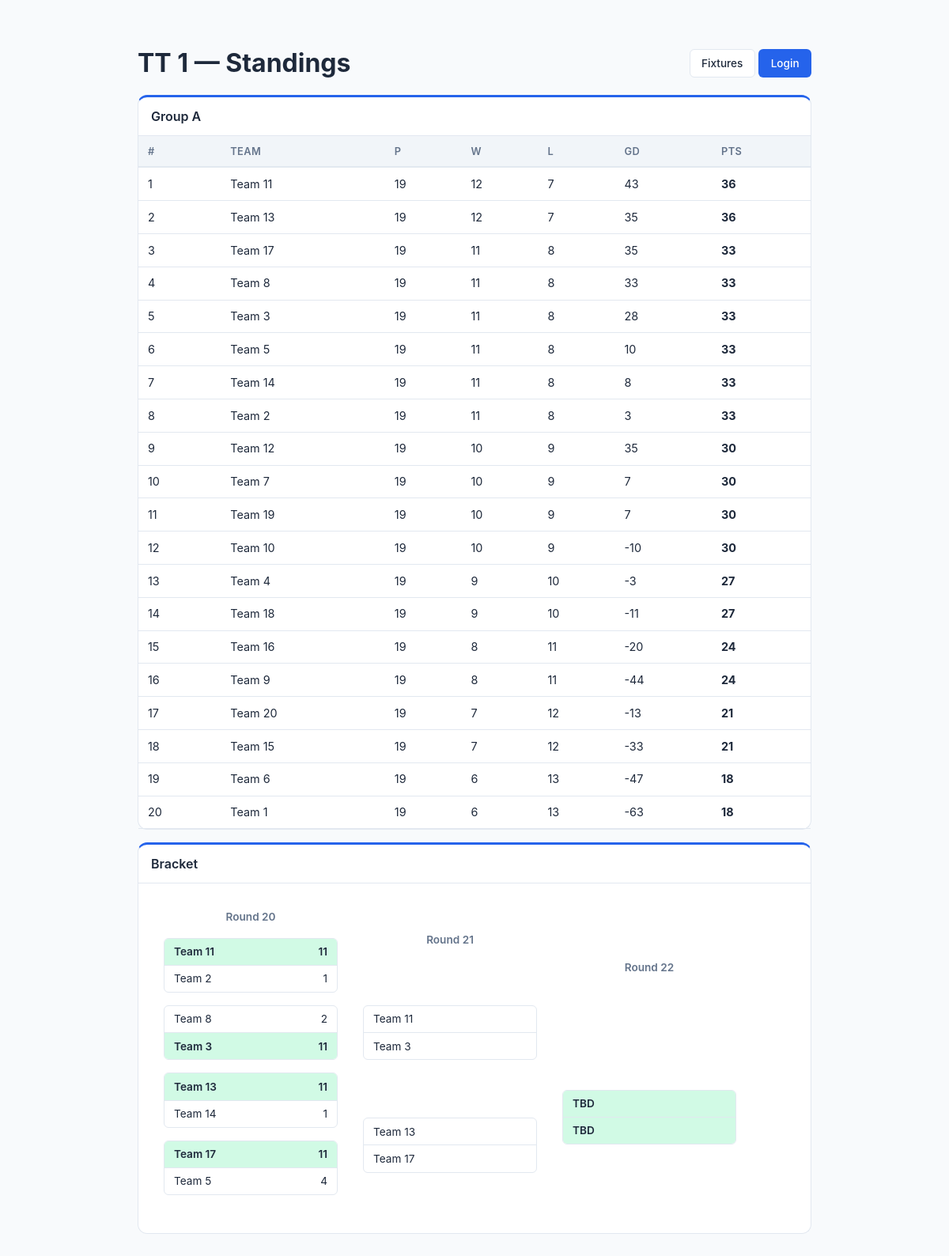
The page /public/standings/ on the database its author committed.
### core/models.py (models this page shows, shortened)
class Tournament(models.Model):
    FORMAT_CHOICES = [
        ("round_robin", "Round Robin"),
        ("double_round_robin", "Double Round Robin"),
        ("knockout", "Knockout"),
        ("double_elimination", "Double Elimination"),
        ("consolation", "Consolation"),
        ("hybrid", "Hybrid (Groups + Knockout)"),
    ]
    SPORT_CHOICES = [
        ("badminton", "Badminton"),
        ("tennis", "Tennis"),
        ("volleyball", "Volleyball"),
        ("basketball", "Basketball"),
        ("soccer", "Soccer"),
        ("cricket", "Cricket"),
        ("table_tennis", "Table Tennis"),
        ("other", "Other"),
    ]
    WITHDRAWAL_POLICY_CHOICES = [
        ("forfeit", "Forfeit remaining matches"),
        ("void", "Void remaining matches"),
    ]
    name = models.CharField(max_length=200)
    sport_type = models.CharField(
        max_length=30, choices=SPORT_CHOICES, default="other",
        help_text="Type of sport for this tournament",
    )
    format = models.CharField(max_length=30, choices=FORMAT_CHOICES)
    players_per_team = models.IntegerField(
        default=1, help_text="Number of players required per team",
    )
    status = models.CharField(
        max_length=20,
        choices=[
            ("setup", "Setup"),
            ("registration_open", "Registration Open"),
            ("ready", "Ready for Scheduling"),
            ("scheduled", "Schedule Draft Ready"),
            ("active", "Active"),
            ("completed", "Completed"),
        ],
        default="setup",
    )
    created_at = models.DateTimeField(auto_now_add=True)
    started_at = models.DateTimeField(null=True, blank=True)
    completed_at = models.DateTimeField(null=True, blank=True)
    start_date = models.DateField(
        default=timezone.localdate,
        null=True,
        blank=True,
        help_text="Date from which automatic scheduling should begin",
    )
    expected_teams_count = models.PositiveIntegerField(
        default=0,
        blank=True,
        help_text="Expected number of teams before the tournament can start",
    )
    points_per_win = models.IntegerField(default=3)
    points_per_loss = models.IntegerField(default=0)
    points_per_draw = models.IntegerField(default=1)
    tiebreaker_order = models.TextField(
        default='["game_diff", "games_won", "head_to_head"]'
    )
    num_groups = models.IntegerField(default=2, help_text="For hybrid format")
    teams_per_group_advance = models.IntegerField(
        default=2, help_text="Teams advancing from each group"
    )
    withdrawal_policy = models.CharField(
        max_length=20, choices=WITHDRAWAL_POLICY_CHOICES, default="forfeit"
    )
    default_match_duration = models.IntegerField(
        default=30, help_text="Minutes per match"
    )
    champion = models.ForeignKey(
        "Team",
        null=True,
        blank=True,
        on_delete=models.SET_NULL,
        related_name="championships",
        help_text="Team that won the tournament",
    )
    def get_tiebreaker_order(self):
        return json.loads(self.tiebreaker_order)

class Team(models.Model):
    STATUS_CHOICES = [
        ("active", "Active"),
        ("withdrawn", "Withdrawn"),
    ]
    user = models.ForeignKey(User, on_delete=models.CASCADE, related_name="captained_teams")
    tournament = models.ForeignKey(
        Tournament, on_delete=models.CASCADE, related_name="teams"
    )
    name = models.CharField(max_length=100)
    department = models.CharField(max_length=120, blank=True, default="")
    status = models.CharField(max_length=20, choices=STATUS_CHOICES, default="active")
    withdrawn_at = models.DateTimeField(null=True, blank=True)
    group = models.CharField(max_length=5, blank=True, default="")
    preferred_courts = models.ManyToManyField(Court, blank=True, related_name="preferred_by")
    availability_notes = models.TextField(blank=True, default="")
    seed = models.IntegerField(default=0)
    class Meta:
        unique_together = [["tournament", "name"], ["tournament", "user"]]

class Match(models.Model):
    STATUS_CHOICES = [
        ("upcoming", "Upcoming"),
        ("in_progress", "In Progress"),
        ("pending_confirmation", "Pending Confirmation"),
        ("confirmed", "Done"),
        ("disputed", "Disputed"),
        ("cancelled", "Cancelled"),
        ("forfeited", "Forfeited"),
        ("bye", "Bye"),
    ]
    tournament = models.ForeignKey(
        Tournament, on_delete=models.CASCADE, related_name="matches"
    )
    match_number = models.IntegerField()
    team1 = models.ForeignKey(
        Team, on_delete=models.CASCADE, related_name="home_matches", null=True, blank=True
    )
    team2 = models.ForeignKey(
        Team, on_delete=models.CASCADE, related_name="away_matches", null=True, blank=True
    )
    court = models.ForeignKey(
        Court, on_delete=models.SET_NULL, null=True, blank=True, related_name="matches"
    )
    scheduled_time = models.DateTimeField(null=True, blank=True)
    scheduled_end_time = models.DateTimeField(null=True, blank=True)
    status = models.CharField(max_length=25, choices=STATUS_CHOICES, default="upcoming")
    score_team1 = models.IntegerField(null=True, blank=True)
    score_team2 = models.IntegerField(null=True, blank=True)
    submitted_by = models.ForeignKey(
        Team, on_delete=models.SET_NULL, null=True, blank=True, related_name="submitted_scores"
    )
    confirmed_by = models.ForeignKey(
        Team, on_delete=models.SET_NULL, null=True, blank=True, related_name="confirmed_scores"
    )
    winner = models.ForeignKey(
        Team, on_delete=models.SET_NULL, null=True, blank=True, related_name="won_matches"
    )
    notes = models.TextField(blank=True, default="")
    round_number = models.IntegerField(default=1)
    bracket_position = models.IntegerField(default=0)
    bracket_type = models.CharField(max_length=20, default="winners")
    next_match = models.ForeignKey(
        "self", on_delete=models.SET_NULL, null=True, blank=True, related_name="previous_matches"
    )
    group = models.CharField(max_length=5, blank=True, default="")
    created_at = models.DateTimeField(auto_now_add=True)
    updated_at = models.DateTimeField(auto_now=True)
    class Meta:
        ordering = ["match_number"]

### core/views.py (the view)
# urls.py: path("public/standings/", views.public_standings, name="public_standings"),
def public_standings(request):
    tournament = _get_tournament(request)
    if not tournament:
        return render(request, "core/public_standings.html", {})
    context = {"tournament": tournament}
    if tournament.format in ("round_robin", "double_round_robin", "hybrid"):
        if tournament.format == "hybrid":
            groups = sorted(set(tournament.teams.exclude(group="").values_list("group", flat=True)))
            context["group_standings"] = {g: calculate_standings(tournament, group=g) for g in groups}
            ko_matches = tournament.matches.filter(group="", bracket_type="winners")
            if ko_matches.exists():
                context["bracket"] = get_bracket_data(tournament)
        else:
            context["standings"] = calculate_standings(tournament)
    if tournament.format in ("knockout", "double_elimination", "consolation"):
        context["bracket"] = get_bracket_data(tournament)
    return render(request, "core/public_standings.html", context)

### core/standings.py (called while the page is built)
def _sort_key(standing, tiebreakers):
    key = [standing["points"]]
    for tb in tiebreakers:
        if tb == "game_diff":
            key.append(standing["game_diff"])
        elif tb == "games_won":
            key.append(standing["games_won"])
        elif tb == "head_to_head":
            key.append(0)  # Simplified; would need pairwise comparison
    return tuple(key)

def get_bracket_data(tournament):
    matches = tournament.matches.filter(bracket_type="winners", group="").order_by("round_number", "bracket_position")
    rounds = defaultdict(list)
    for m in matches:
        rounds[m.round_number].append(m)
    return dict(sorted(rounds.items()))

### core/views.py (called while the page is built, shortened)
def _get_available_tournaments():
    return Tournament.objects.annotate(
        team_count=Count("teams", distinct=True),
        match_count=Count("matches", distinct=True),
    ).annotate(
        status_rank=db_models.Case(
            db_models.When(status="active", then=db_models.Value(0)),
            db_models.When(status="registration_open", then=db_models.Value(1)),
            db_models.When(status="ready", then=db_models.Value(2)),
            db_models.When(status="scheduled", then=db_models.Value(3)),
            db_models.When(status="setup", then=db_models.Value(4)),
            db_models.When(status="completed", then=db_models.Value(5)),
            default=db_models.Value(6),
            output_field=db_models.IntegerField(),
        )
    ).order_by("status_rank", "-created_at")

def _get_tournament(request=None):
    tournaments = Tournament.objects.all()
    return _get_available_tournaments().first()

### templates/core/public_standings.html (shortened to what this page needs)
{% load static %}
<!DOCTYPE html>
<html lang="en">
<head>
    <link rel="stylesheet" href="{% static 'css/style.css' %}">
</head>
<body>
<div class="content" style="max-width:900px;margin:2rem auto;">
    <div class="d-flex justify-between align-center mb-2">
        <h1>{% if tournament %}{{ tournament.name }}{% endif %} — Standings</h1>
        <div>
            <a href="{% url 'public_fixtures' %}" class="btn btn-outline">Fixtures</a>
            <a href="{% url 'login' %}" class="btn btn-primary">Login</a>
        </div>
    </div>
    {% if group_standings %}
    {% for g, st in group_standings.items %}
    <div class="card">
        <div class="card-header">Group {{ g }}</div>
        <div class="table-container">
        <table>
            <thead><tr><th>#</th><th>Team</th><th>P</th><th>W</th><th>L</th><th>GD</th><th>Pts</th></tr></thead>
            <tbody>
            {% for s in st %}
            <tr><td>{{ s.rank }}</td><td>{{ s.team.name }}</td><td>{{ s.played }}</td><td>{{ s.wins }}</td><td>{{ s.losses }}</td><td>{{ s.game_diff }}</td><td><strong>{{ s.points }}</strong></td></tr>
            {% endfor %}
            </tbody>
        </table>
        </div>
    </div>
    {% endfor %}
    {% endif %}
    {% if bracket %}
    <div class="card">
        <div class="card-header">Bracket</div>
        <div class="card-body">
            <div class="bracket-container" style="display:flex;">
                {% for round_num, matches in bracket.items %}
                <div class="bracket-round">
                    <div class="bracket-round-title">Round {{ round_num }}</div>
                    {% for m in matches %}
                    <div class="bracket-match">
                        <div class="bracket-team {% if m.winner == m.team1 %}winner{% endif %}">
                            <span>{{ m.team1.name|default:"TBD" }}</span>
                            <span>{{ m.score_team1|default:"" }}</span>
                        </div>
                        <div class="bracket-team {% if m.winner == m.team2 %}winner{% endif %}">
                            <span>{{ m.team2.name|default:"TBD" }}</span>
                            <span>{{ m.score_team2|default:"" }}</span>
                        </div>
                    </div>
                    {% endfor %}
                </div>
                {% endfor %}
            </div>
        </div>
    </div>
    {% endif %}
</div>
</body>
</html>

### static/css/style.css (style rules this page uses)
:root { --primary: #2563eb; --primary-dark: #1d4ed8; --success: #16a34a; --warning: #d97706; --danger: #dc2626; --info: #0891b2; --bg: #f8fafc; --bg-card: #ffffff; --text: #1e293b; --text-muted: #64748b; --border: #e2e8f0; --sidebar-bg: #1e293b; --sidebar-text: #cbd5e1; --sidebar-active: #2563eb; }
* { box-sizing: border-box; margin: 0; padding: 0; }
body { font-family: -apple-system, BlinkMacSystemFont, 'Segoe UI', Roboto, sans-serif; background: var(--bg); color: var(--text); line-height: 1.5; }
.content { padding: 1.5rem; max-width: 1400px; }
.card { background: var(--bg-card); border: 1px solid var(--border); border-top: 3px solid var(--primary); border-radius: 12px; margin-bottom: 1rem; }
.card-header { padding: 0.75rem 1rem; border-bottom: 1px solid var(--border); font-weight: 600; display: flex; justify-content: space-between; align-items: center; }
.card-body { padding: 1rem; }
.table-container { overflow-x: auto; }
table { width: 100%; border-collapse: collapse; font-size: 0.9rem; }
th { background: #f1f5f9; padding: 0.6rem 0.75rem; text-align: left; font-weight: 600; font-size: 0.8rem; text-transform: uppercase; letter-spacing: 0.03em; color: var(--text-muted); border-bottom: 2px solid var(--border); white-space: nowrap; }
td { padding: 0.6rem 0.75rem; border-bottom: 1px solid var(--border); vertical-align: middle; }
.btn { display: inline-flex; align-items: center; gap: 0.4rem; padding: 0.45rem 0.9rem; border-radius: 6px; font-size: 0.85rem; font-weight: 500; border: 1px solid transparent; cursor: pointer; text-decoration: none; transition: all 0.15s; white-space: nowrap; }
.btn-primary { background: var(--primary); color: white; }
.btn-outline { background: white; border-color: var(--border); color: var(--text); }
.bracket-container { overflow-x: auto; padding: 1rem; }
.bracket-round { display: inline-flex; flex-direction: column; justify-content: space-around; min-width: 220px; margin-right: 2rem; }
.bracket-round-title { font-weight: 600; text-align: center; margin-bottom: 1rem; font-size: 0.85rem; color: var(--text-muted); }
.bracket-match { background: var(--bg-card); border: 1px solid var(--border); border-radius: 6px; margin-bottom: 1rem; overflow: hidden; }
.bracket-team { display: flex; justify-content: space-between; padding: 0.4rem 0.75rem; font-size: 0.85rem; }
.bracket-team + .bracket-team { border-top: 1px solid var(--border); }
.bracket-team.winner { background: #d1fae5; font-weight: 600; }
.mb-2 { margin-bottom: 1rem; }
.d-flex { display: flex; }
.align-center { align-items: center; }
.justify-between { justify-content: space-between; }

### rows shown on the page
Tournament: name "TT 1"
Team: rank "1", team.name "Team 11", played "19", wins "12", losses "7", game_diff "43", points "36"
Team: rank "2", team.name "Team 13", played "19", wins "12", losses "7", game_diff "35", points "36"
Team: rank "3", team.name "Team 17", played "19", wins "11", losses "8", game_diff "35", points "33"
Team: rank "4", team.name "Team 8", played "19", wins "11", losses "8", game_diff "33", points "33"
Team: rank "5", team.name "Team 3", played "19", wins "11", losses "8", game_diff "28", points "33"
Team: rank "6", team.name "Team 5", played "19", wins "11", losses "8", game_diff "10", points "33"
Team: rank "7", team.name "Team 14", played "19", wins "11", losses "8", game_diff "8", points "33"
Team: rank "8", team.name "Team 2", played "19", wins "11", losses "8", game_diff "3", points "33"
Team: rank "9", team.name "Team 12", played "19", wins "10", losses "9", game_diff "35", points "30"
Team: rank "10", team.name "Team 7", played "19", wins "10", losses "9", game_diff "7", points "30"
Team: rank "11", team.name "Team 19", played "19", wins "10", losses "9", game_diff "7", points "30"
Team: rank "12", team.name "Team 10", played "19", wins "10", losses "9", game_diff "-10", points "30"
Team: rank "13", team.name "Team 4", played "19", wins "9", losses "10", game_diff "-3", points "27"
Team: rank "14", team.name "Team 18", played "19", wins "9", losses "10", game_diff "-11", points "27"
Team: rank "15", team.name "Team 16", played "19", wins "8", losses "11", game_diff "-20", points "24"
Team: rank "16", team.name "Team 9", played "19", wins "8", losses "11", game_diff "-44", points "24"
Team: rank "17", team.name "Team 20", played "19", wins "7", losses "12", game_diff "-13", points "21"
Team: rank "18", team.name "Team 15", played "19", wins "7", losses "12", game_diff "-33", points "21"
Team: rank "19", team.name "Team 6", played "19", wins "6", losses "13", game_diff "-47", points "18"
Team: rank "20", team.name "Team 1", played "19", wins "6", losses "13", game_diff "-63", points "18"
Match: round_number "20", team1.name "Team 11", score_team1 "11", team2.name "Team 2", score_team2 "1"
Match: team1.name "Team 8", score_team1 "2", team2.name "Team 3", score_team2 "11"
Match: team1.name "Team 13", score_team1 "11", team2.name "Team 14", score_team2 "1"
Match: team1.name "Team 17", score_team1 "11", team2.name "Team 5", score_team2 "4"
Match: round_number "21", team1.name "Team 11", team2.name "Team 3"
Match: team1.name "Team 13", team2.name "Team 17"
Match: round_number "22", team1.name "TBD", team2.name "TBD"

### other values the page prints
{{ g }} "A"
